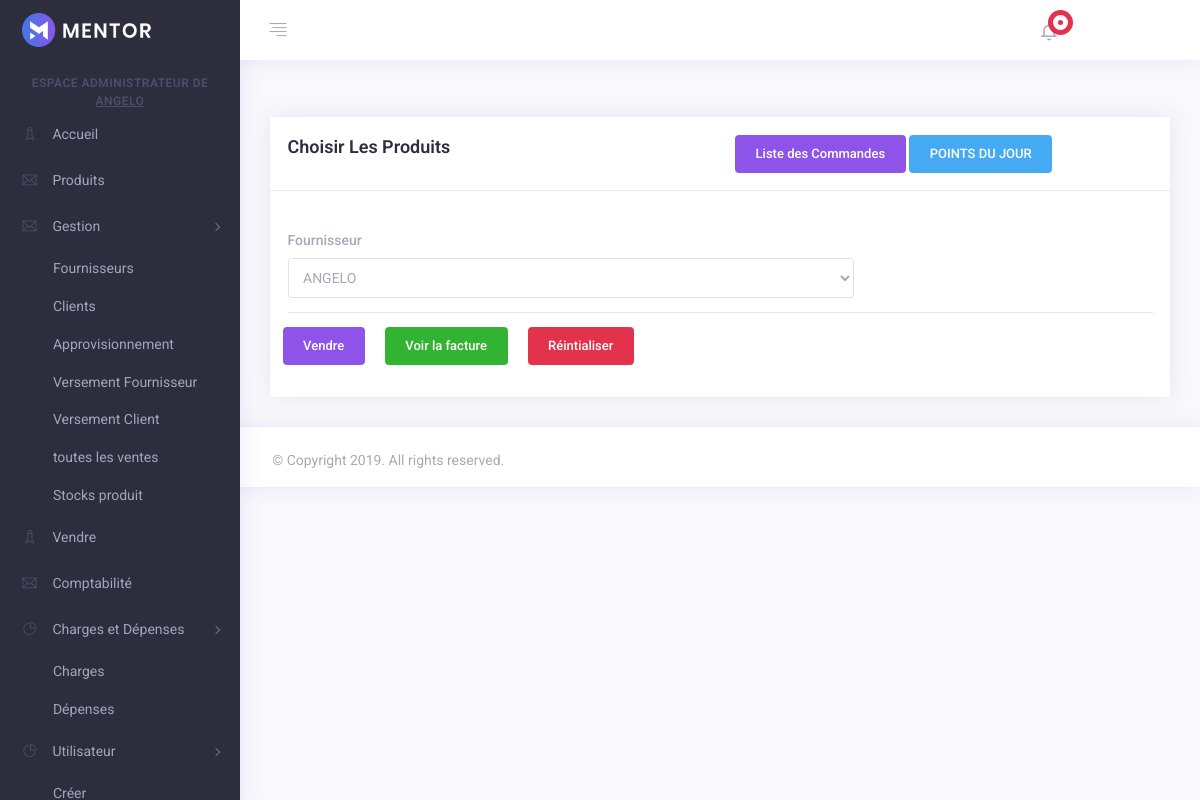
Before: /creer_facture_client/ (signed in) with the older database file.
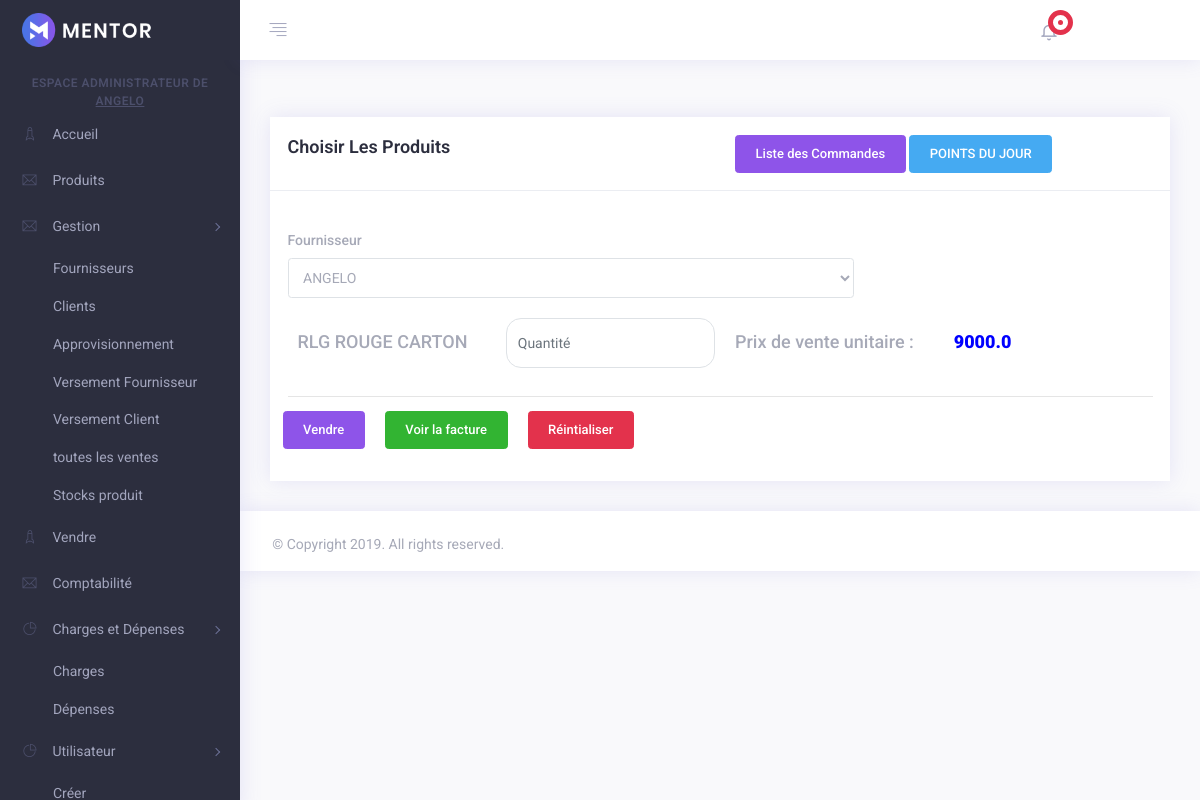
After: the same page with the newer database file.
### Stock/models.py (models this page shows, shortened)
class TypeEmballage(models.Model):
    LIBELLE = (
        ('DETAIL', 'DETAIL'),
        ('CARTON', 'CARTON'),
        ('DEMI', 'DEMI'),
        ('QUART', 'QUART'),
        ('PACK', 'PACK'),
    )
    produit = models.ForeignKey(Produit, max_length=200, on_delete=models.CASCADE, null=True, blank=True)
    libelle = models.CharField(max_length=200, choices=LIBELLE, null=True, blank=True)
    code_barre = models.CharField(max_length=200, null=True, blank=True)
    prix_achat = models.FloatField(max_length=200, null=True, blank=True)
    prix_vente = models.FloatField(max_length=200, null=True, blank=True)
    quantite_stock = models.FloatField(max_length=200, null=True, blank=True, default=0)
    nombre_unite = models.FloatField(max_length=200, null=True, blank=True)
    date_creation = models.DateTimeField(auto_now_add=True, null=True, blank=True)

class Produit(models.Model):
    CAT = (
        ('VIN','VIN'),
        ('SUCRERIE','SUCRERIE'),
        ('BIERE','BIERE'),
        ('LIQUEUR','LIQUEUR'),
        ('EAU','EAU'),
        ('CHAMPAGNE','CHAMPAGNE'),
        ('ENERGIE','ENERGIE'),
    )
    STAT = (
        ('ACTIF', 'ACTIF'),
        ('INACTIF', 'INACTIF'),
    )
    designation = models.CharField(max_length=200, null=True, blank=True)
    reference = models.CharField(max_length=200, null=True, blank=True)
    categorie = models.CharField(max_length=200, null=True, choices=CAT, blank=True)
    status = models.CharField(max_length=200, null=True, choices=STAT, blank=True)
    date_creation = models.DateField(auto_now_add=True, null=True, blank=True)
    image = models.ImageField(upload_to='./image/', null=True, blank=True)
    def __str__(self):
        return self.designation

### Stock/views.py (the view, shortened to what this page needs)
# urls.py: path('creer_facture_client/', creer_facture_client, name='creer_facture_client'),
@login_required(login_url='login')
def creer_facture_client(request):
    clients = Client.objects.all()
    produit_list = TypeEmballage.objects.all()
    context = {
        'clients': clients,
        'produits': produit_list
    }
    return render(request, 'vente/creer_facture_client.html', context)

### templates/vente/creer_facture_client.html (shortened to what the changed rows need)
{% extends 'base/main.html'%}
{% load static %}
{% block content%}
{% if user.is_authenticated %}
<div class="app-container">
    <div class="app-main" id="main">
        <div class="container-fluid">
            <div class="row">
                <div class="col-xxl-9 m-b-30">
                    <div class="card card-statistics dating-contant h-100 mb-0">
                        <br>
                        <div class="card-body" style="height:auto;">
                            <div class="table">
                                <div class="row">
                                    <div class="col-lg-12">
                                        <form method="POST" enctype="multipart/form-data" action="#" id="formulaire_facture">
                                            {% for produit in produits %}
                                            <div class="form-row"  style="margin-top:20px">
                                                <div class="col-md-3">
                                                    <label for="inputField" class="form-label" style="font-size:18px; margin-top:10px; margin-left:10px">{{produit.produit}} {{produit.libelle}}</label>
                                                </div>
                                                <div class="form-group col-md-3">
                                                    <input style="height:50px; border-radius:15px 15px;" type="number" id="inputField" placeholder="Quantité" class ="form-control" name="quantite">
                                                </div>
                                                <div class="col-md-3">
                                                    <label class="form-label" style="font-size:18px; margin-top:10px; margin-left:10px">Prix de vente unitaire : </label>
                                                </div>
                                                <div class="col-md-3">
                                                    <label style="color:blue; font-weight:1000; font-size:18px; margin-top:10px; margin-left:10px"><b>{{produit.prix_vente}}</b></label>
                                                </div>
                                            </div>
                                            {% endfor %}
                                        </form>
                                    </div>
                                </div>
                            </div>
                        </div>
                    </div>
                </div>
            </div>
        </div>
    </div>
</div>
{% else %}
    {% include 'base/message_page.html' %}
{% endif %}
{% endblock %}

Changed rows visible on the page:
added TypeEmballage: produit "RLG ROUGE", libelle "CARTON", prix_vente "9000.0"
